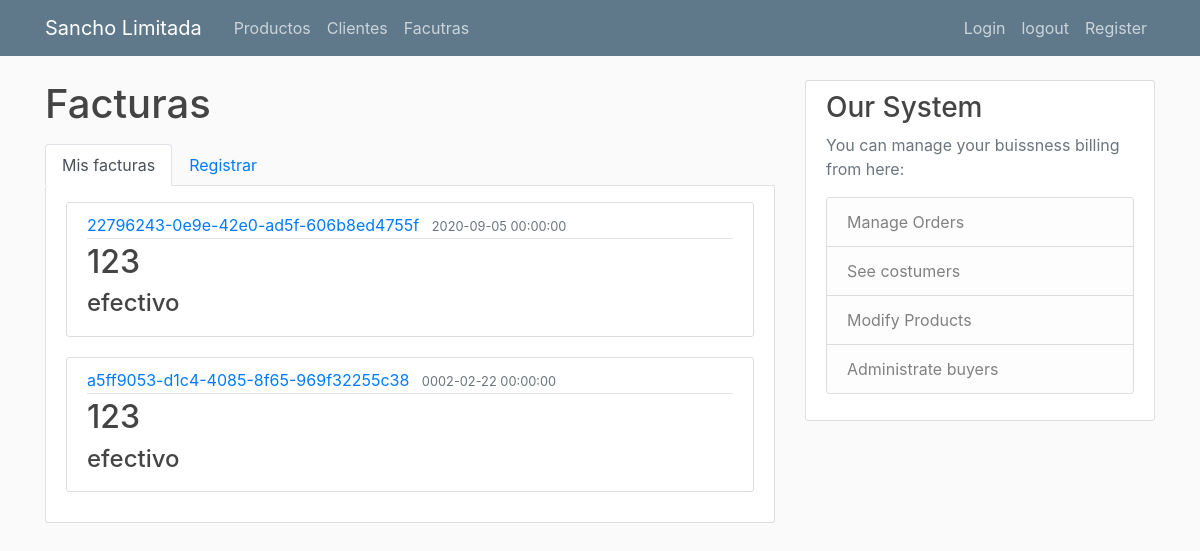
Page /facturas (signed in) on the earlier database version.
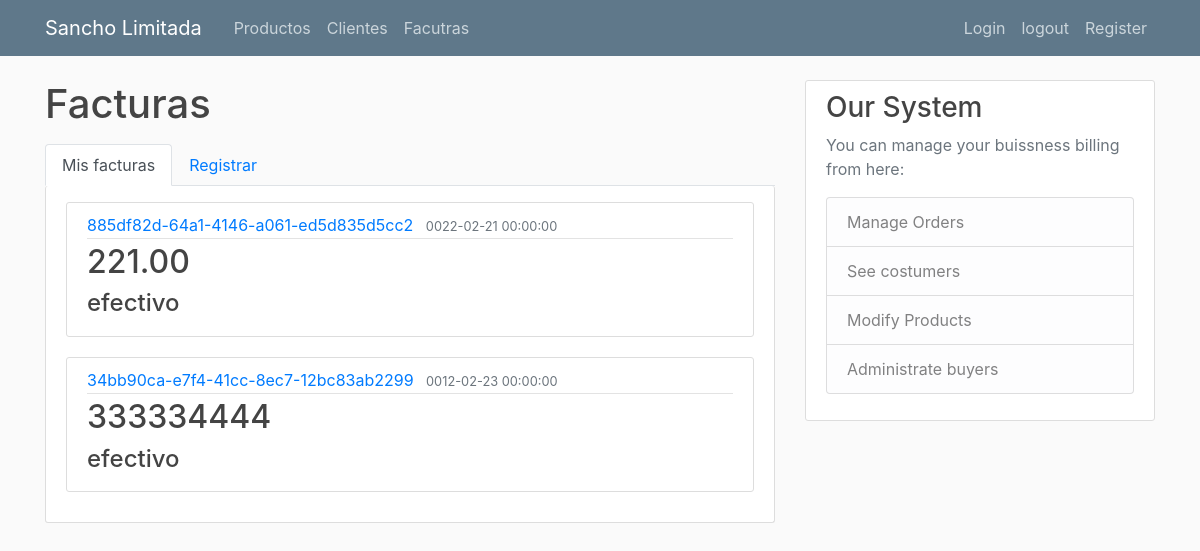
Same page on the later database version.
### SanchoApp/databaseModel.py (models this page shows, shortened)
class Factura(db.Model):
    __tablename__="facturas"
    cliente_id = db.Column(db.Integer, db.ForeignKey('clientes.id'), nullable=False)
    relacion_cliente = relationship("Cliente", back_populates="relacion_facturas")
    relacion_productos = relationship("Producto",
                             secondary=relacion_productos_facturas,
                             back_populates="relacion_facturas")
    id = db.Column(db.Integer, primary_key=True)
    codigo = db.Column(db.String(100), nullable=False, unique=True)
    fecha = db.Column(db.DateTime, nullable=False, default=datetime.utcnow)
    valor_total = db.Column(db.String(10), nullable=False)
    metodo_pago = db.Column(db.String(100), nullable=False, default="efectivo")

### SanchoApp/flaskRoutes.py (the view)
    @app.route("/facturas")
    @login_required
    def facturas():
        facturas_records = Factura.query.order_by(
            Factura.valor_total).limit(10).all()
        return render_template('facturas.html', title='Facturas', lista_de_facturas=facturas_records)

### SanchoApp/flaskRoutes.py (called while the page is built)
@login_manager.user_loader
def load_user(user_id):
    return User.query.get(int(user_id))

### SanchoApp/templates/facturas.html
{% extends "layout.html" %}
{% block content %}
<h1 class="mb-3">Facturas</h1>
<ul class="nav nav-tabs">
    <li class="nav-item">
        <a class="nav-link active" href="{{url_for('facturas')}}">Mis facturas</a>
    </li>
    <li class="nav-item">
        <a class="nav-link" href="{{url_for('registrar_facturas')}}">Registrar</a>
    </li>
</ul>
<div class="content-section border-top-0 pt-3">
    {% for factura in lista_de_facturas %}
        <article class="media content-section ">
            <div class="media-body">
                <div class="article-metadata">
                    <a class="mr-2" href="facturas/editar/{{factura.id}}"> {{ factura.codigo }}</a>
                    <small class="text-muted">{{ factura.fecha }}</small>
                </div>
                <h2> {{ factura.valor_total }}</h2>
                <h4 class="article-title" >{{ factura.metodo_pago }}</h2>
            </div>
        </article>
    {% endfor %}
</div>
{% endblock content %}

### SanchoApp/templates/layout.html (shortened to what this page needs)
<!DOCTYPE html>
<html>
<head>
  <link rel="stylesheet" href="https://maxcdn.bootstrapcdn.com/bootstrap/4.0.0/css/bootstrap.min.css"
>
  <link rel="stylesheet" type="text/css" href="{{ url_for('static', filename='main.css') }}">
</head>
<body>
  <header class="site-header">
    <nav class="navbar navbar-expand-md navbar-dark bg-steel fixed-top">
      <div class="container">
        <a class="navbar-brand mr-4" href="/">Sancho Limitada</a>
        <div class="collapse navbar-collapse" id="navbarToggle">
          <div class="navbar-nav mr-auto">
            <a class="nav-item nav-link" href="{{ url_for('productos') }}">Productos</a>
            <a class="nav-item nav-link" href="{{ url_for('clientes') }}">Clientes</a>
            <a class="nav-item nav-link" href="{{ url_for('facturas') }}">Facutras</a>
          </div>
          <div class="navbar-nav">
            <a class="nav-item nav-link" href="{{ url_for('login') }}">Login</a>
            <a class="nav-item nav-link" href="{{ url_for('logout') }}">logout</a>
            <a class="nav-item nav-link" href="{{ url_for('register') }}">Register</a>
          </div>
        </div>
      </div>
    </nav>
  </header>
  <main role="main" class="container">
    <div class="row">
      <div class="col-md-8">
        {% block content %}
        {% endblock %}
      </div>
      <div class="col-md-4">
        <div class="content-section">
          <h3>Our System</h3>
          <p class='text-muted'>You can manage your buissness billing from here:
          <ul class="list-group">
            <li class="list-group-item list-group-item-light">Manage Orders</li>
            <li class="list-group-item list-group-item-light">See costumers</li>
            <li class="list-group-item list-group-item-light">Modify Products</li>
            <li class="list-group-item list-group-item-light">Administrate buyers</li>
          </ul>
          </p>
        </div>
      </div>
    </div>
  </main>
</body>
</html>

### SanchoApp/static/main.css (style rules this page uses)
body { background: #fafafa; color: #333333; margin-top: 5rem; }
h1, h2, h3, h4, h5, h6 { color: #444444; }
.bg-steel { background-color: #5f788a; }
.site-header .navbar-nav .nav-link { color: #cbd5db; }
.content-section { background: #ffffff; padding: 10px 20px; border: 1px solid #dddddd; border-radius: 3px; margin-bottom: 20px; }
.article-title { color: #444444; }
.article-metadata { padding-bottom: 1px; margin-bottom: 4px; border-bottom: 1px solid #e3e3e3 }

Differences in the rows shown:
changed Factura (number 1 of 2 on the later page): codigo "22796243-0e9e-42e0-ad5f-606b8ed4755f" → "885df82d-64a1-4146-a061-ed5d835d5cc2"; fecha "2020-09-05 00:00:00" → "0022-02-21 00:00:00"; valor_total "123" → "221.00"
changed Factura (number 2 of 2 on the later page): codigo "a5ff9053-d1c4-4085-8f65-969f32255c38" → "34bb90ca-e7f4-41cc-8ec7-12bc83ab2299"; fecha "0002-02-22 00:00:00" → "0012-02-23 00:00:00"; valor_total "123" → "333334444"
